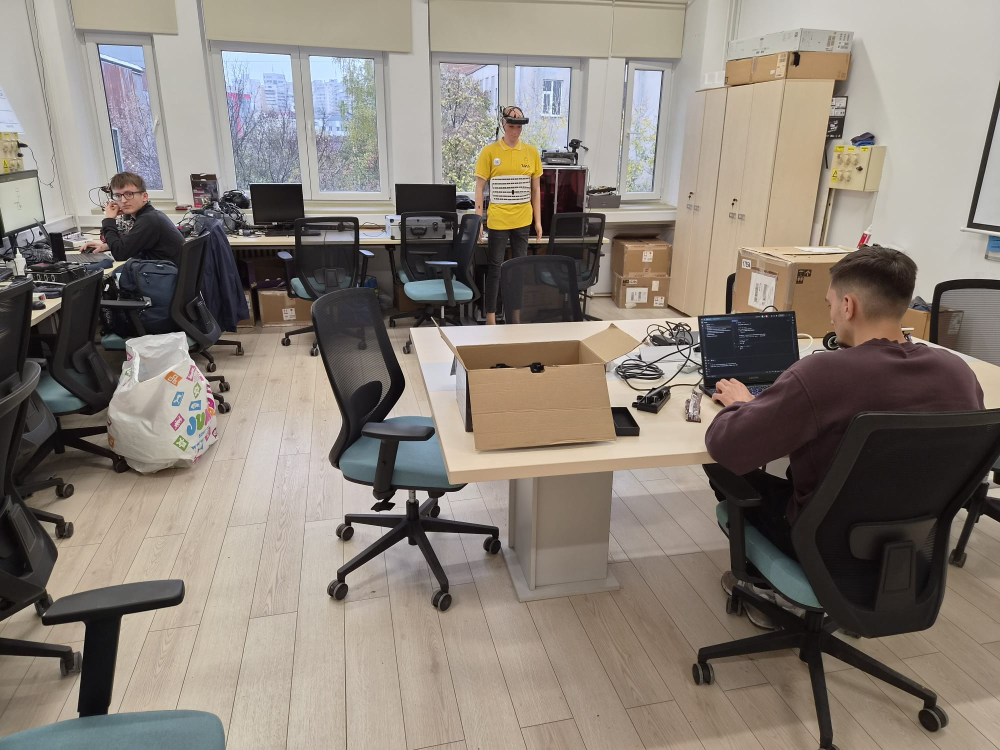
#> input picture Detection/room2.jpeg, 2000 x 1500 px (shown at 1/2 size)
$ python generate_synthetic_depth.py
#> lines starting #> are read from the running program, lines starting #| are printed output that depends on the picture; after the words box and inside, x2 and y2 are one past the last pixel; in counts of white or black regions, pixels touching at a corner belong together
"""Hand-authored depth fixture for room2.jpeg, NOT camera measurements.

Distances and coarse polygons are chosen only for pipeline testing.
Output: space-separated forward Z depths in metres, indexed [row, column].
No detector/server execution or changes are needed to generate this fixture.
"""
from pathlib import Path

import numpy as np
from PIL import Image, ImageDraw


def main():
    folder = Path(__file__).resolve().parent
    with Image.open(folder / "room2.jpeg") as image:
#> image is the input picture: PIL image 2000x1500 RGB; mean R, G, B 136.7, 128.1, 119.2
        width, height = image.size
#> width = 2000; height = 1500
    if (width, height) != (2000, 1500):
        raise ValueError("Polygons were authored for the 2000 x 1500 room2.jpeg")

    yy, xx = np.indices((height, width), dtype=np.float32)
    # Back wall at 5 m; a deliberately simple floor depth ramp toward camera.
    depth = np.broadcast_to(
        np.interp(np.arange(height), [0, 440, 650, 1000, 1499],
                  [5.0, 5.0, 3.5, 2.1, 0.9])[:, None],
        (height, width),
    ).astype(np.float32).copy()

    def surface(points, far, near=None):
        # Coarse synthetic surfaces, not segmentation or learned depth.
#> called with far = 4.2
        mask_image = Image.new("L", (width, height))
#> mask_image: PIL image 2000x1500 L; every value is 0
        ImageDraw.Draw(mask_image).polygon(points, fill=255)
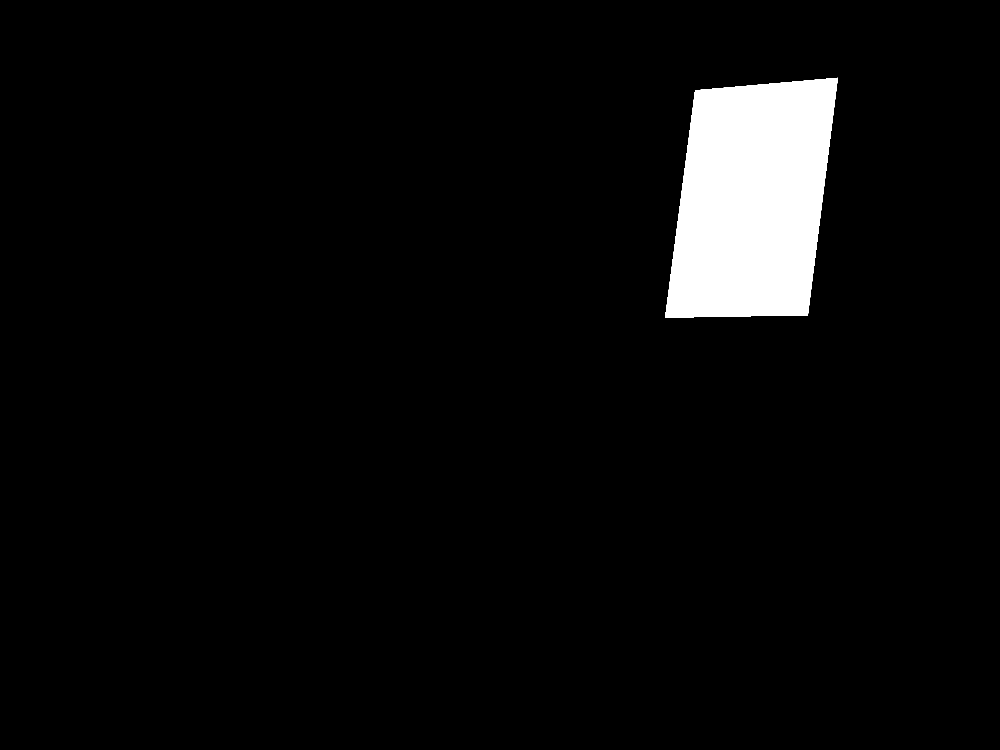
#> mask_image: PIL image 2000x1500 L (shown at 1/2 size); 4.4% white; 1 white region, box (x1, y1, x2, y2) and area: (1330, 155, 1676, 636) 132106
        mask = np.asarray(mask_image) > 0
        top, bottom = min(y for _, y in points), max(y for _, y in points)
#> top = 155; bottom = 635
        t = np.clip((yy - top) / max(1, bottom - top), 0, 1)
        values = far + t * ((far if near is None else near) - far)
#> values: shape (1500, 2000) float32; every value is 4.2
        depth[mask] = np.minimum(depth[mask], values[mask])

    # Cabinet, rear desks, monitors and standing person.
    surface([(1390,180),(1675,155),(1615,630),(1330,635)], 4.2)
    surface([(0,440),(1220,440),(1220,510),(0,670)], 4.3, 3.4)
#> in surface (call 2), `ImageDraw.Draw(mask_image).polygon(points, fill=255)`: mask_image: PIL image 2000x1500 L; 6.1% white; 1 white region, box (x1, y1, x2, y2) and area: (0, 440, 1221, 671) 183831
#> in surface (call 2), `depth[mask] = np.minimum(depth[mask], values[mask])`: depth: shape (1500, 2000) float32; min 0.9, max 5, mean 3.16
    surface([(500,366),(607,366),(607,455),(500,455)], 4.0)
#> in surface (call 3), `ImageDraw.Draw(mask_image).polygon(points, fill=255)`: mask_image: PIL image 2000x1500 L; 0.32% white; 1 white region, box (x1, y1, x2, y2) and area: (500, 366, 608, 456) 9720
#> in surface (call 3), `values = far + t * ((far if near is None else near) - far)`: values: shape (1500, 2000) float32; every value is 4
#> in surface (call 3), `depth[mask] = np.minimum(depth[mask], values[mask])`: depth: shape (1500, 2000) float32; min 0.9, max 5, mean 3.16
    surface([(788,366),(912,367),(914,438),(790,438)], 4.0)
#> in surface (call 4), `ImageDraw.Draw(mask_image).polygon(points, fill=255)`: mask_image: PIL image 2000x1500 L; 0.3% white; 1 white region, box (x1, y1, x2, y2) and area: (788, 366, 915, 439) 8999
#> in surface (call 4), `depth[mask] = np.minimum(depth[mask], values[mask])`: depth: shape (1500, 2000) float32; min 0.9, max 5, mean 3.16
    surface([(983,214),(1040,210),(1085,310),(1086,475),
             (1058,651),(973,650),(949,408),(950,316)], 3.7, 3.5)
#> in surface (call 5), `ImageDraw.Draw(mask_image).polygon(points, fill=255)`: mask_image: PIL image 2000x1500 L; 1.7% white; 1 white region, box (x1, y1, x2, y2) and area: (949, 210, 1087, 652) 50904
#> in surface (call 5), `depth[mask] = np.minimum(depth[mask], values[mask])`: depth: shape (1500, 2000) float32; min 0.9, max 5, mean 3.14
    # Rear chairs and seated person on the left.
    surface([(590,435),(718,435),(733,607),(686,683),(563,677)], 3.5, 3.2)
#> in surface (call 6), `ImageDraw.Draw(mask_image).polygon(points, fill=255)`: mask_image: PIL image 2000x1500 L; 1.2% white; 1 white region, box (x1, y1, x2, y2) and area: (563, 435, 734, 684) 35758
#> in surface (call 6), `depth[mask] = np.minimum(depth[mask], values[mask])`: depth: shape (1500, 2000) float32; min 0.9, max 5, mean 3.14
    surface([(800,429),(966,430),(947,610),(877,681),(780,648)], 3.4, 3.1)
#> in surface (call 7), `ImageDraw.Draw(mask_image).polygon(points, fill=255)`: mask_image: PIL image 2000x1500 L; 1.3% white; 1 white region, box (x1, y1, x2, y2) and area: (780, 429, 967, 682) 37707
#> in surface (call 7), `depth[mask] = np.minimum(depth[mask], values[mask])`: depth: shape (1500, 2000) float32; min 0.9, max 5, mean 3.13
    surface([(1105,425),(1211,427),(1200,566),(1155,640),(1082,607)], 3.5, 3.2)
#> in surface (call 8), `ImageDraw.Draw(mask_image).polygon(points, fill=255)`: mask_image: PIL image 2000x1500 L; 0.71% white; 1 white region, box (x1, y1, x2, y2) and area: (1082, 425, 1212, 641) 21303
#> in surface (call 8), `top, bottom = min(y for _, y in points), max(y for _, y in points)`: top = 425; bottom = 640
#> in surface (call 8), `values = far + t * ((far if near is None else near) - far)`:
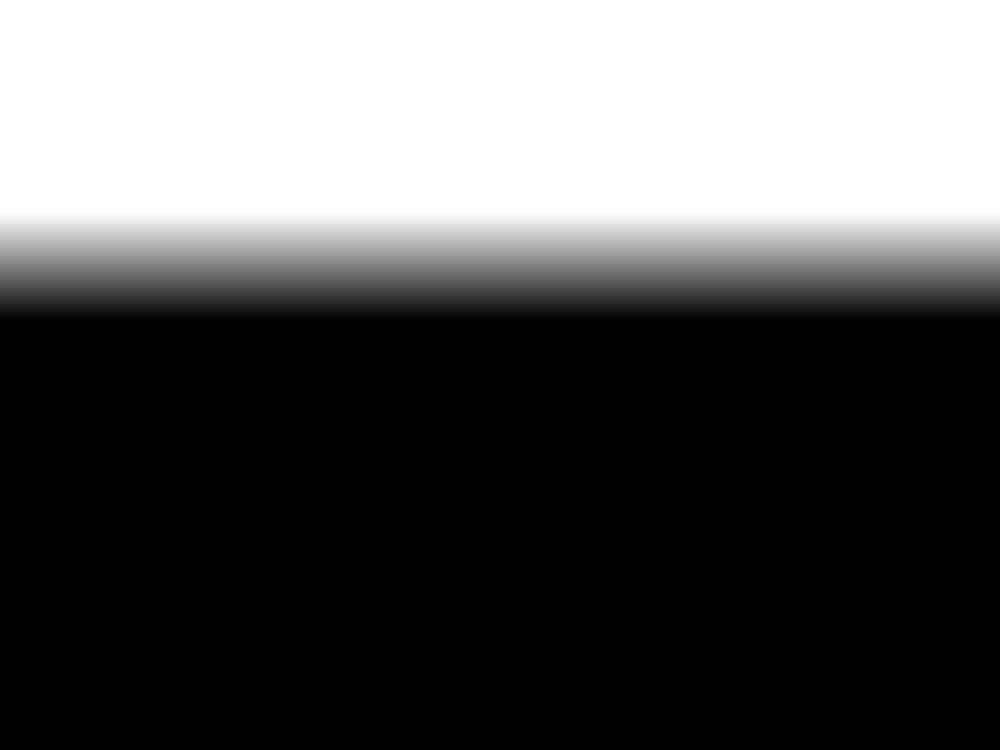
#> values: shape (1500, 2000) float32 (shown at 1/2 size); min 3.2, max 3.5, mean 3.31; drawn with min black and max white
#> in surface (call 8), `depth[mask] = np.minimum(depth[mask], values[mask])`: depth: shape (1500, 2000) float32; min 0.9, max 5, mean 3.12
    surface([(1000,518),(1125,508),(1175,530),(1175,650),(991,653)], 2.9)
#> in surface (call 9), `ImageDraw.Draw(mask_image).polygon(points, fill=255)`:
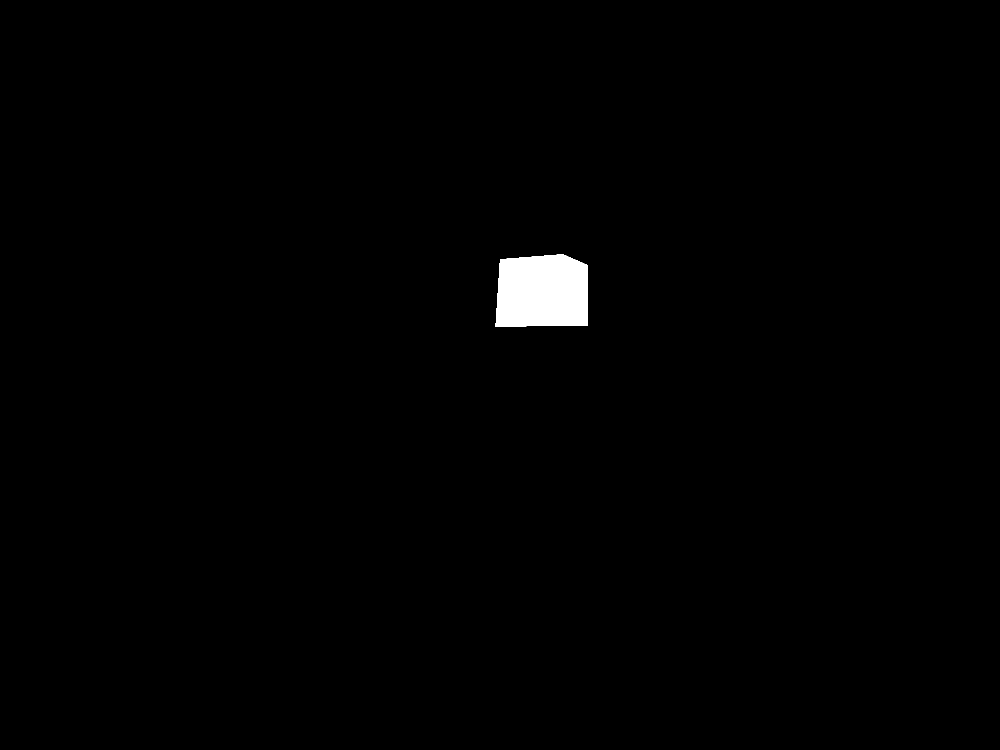
#> mask_image: PIL image 2000x1500 L (shown at 1/2 size); 0.82% white; 1 white region, box (x1, y1, x2, y2) and area: (991, 508, 1176, 654) 24675
#> in surface (call 9), `top, bottom = min(y for _, y in points), max(y for _, y in points)`: top = 508; bottom = 653
#> in surface (call 9), `t = np.clip((yy - top) / max(1, bottom - top), 0, 1)`:
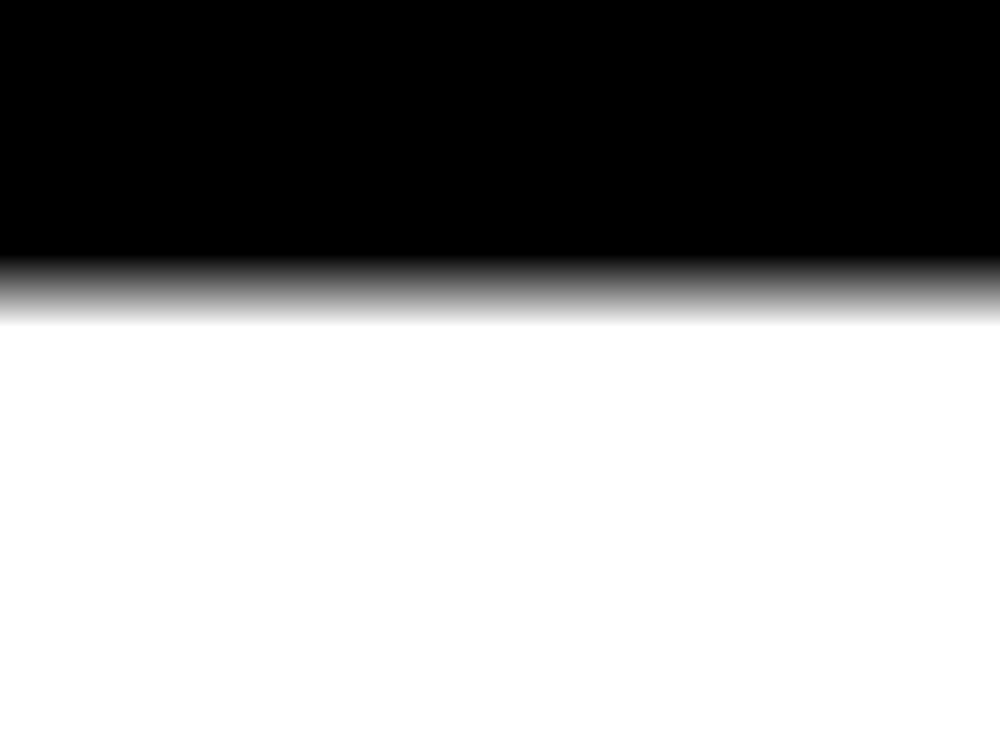
#> t: shape (1500, 2000) float32 (shown at 1/2 size); min 0, max 1, mean 0.613
#> in surface (call 9), `values = far + t * ((far if near is None else near) - far)`: values: shape (1500, 2000) float32; every value is 2.9
#> in surface (call 9), `depth[mask] = np.minimum(depth[mask], values[mask])`:
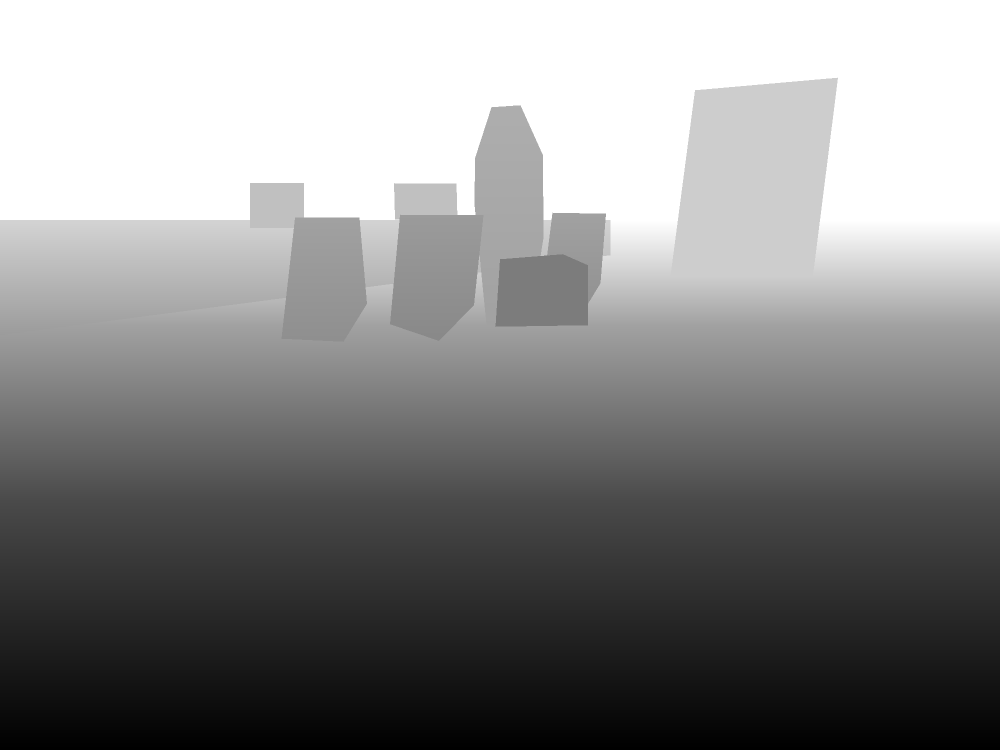
#> depth: shape (1500, 2000) float32 (shown at 1/2 size); min 0.9, max 5, mean 3.12; drawn with min black and max white
    surface([(200,350),(283,344),(365,439),(371,539),(227,560),(157,496)], 3.3)
#> in surface (call 10), `ImageDraw.Draw(mask_image).polygon(points, fill=255)`:
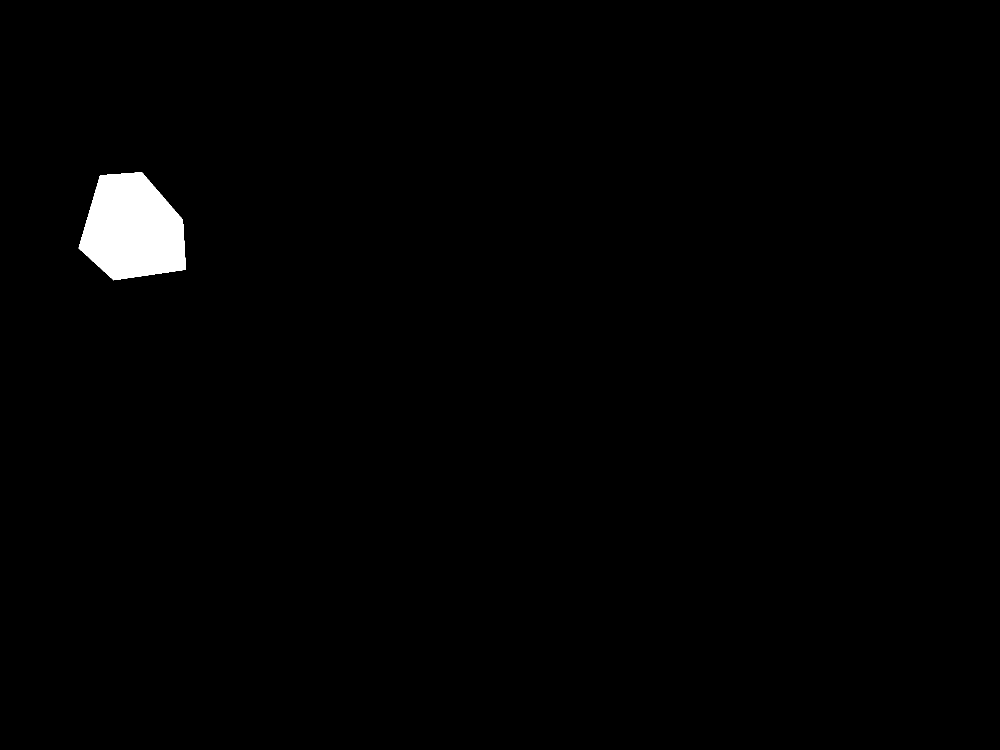
#> mask_image: PIL image 2000x1500 L (shown at 1/2 size); 1.1% white; 1 white region, box (x1, y1, x2, y2) and area: (157, 344, 372, 561) 34275
#> in surface (call 10), `top, bottom = min(y for _, y in points), max(y for _, y in points)`: top = 344; bottom = 560
    surface([(243,480),(388,460),(448,659),(393,779),(201,704)], 2.9, 2.5)
    surface([(115,552),(211,541),(202,701),(257,808),(151,928),(36,814)], 2.6, 2.0)
    surface([(0,575),(63,563),(70,775),(110,904),(0,1030)], 2.3, 1.6)
    # Foreground table and its base.
    surface([(819,651),(1470,623),(1999,808),(1830,955),(920,975)], 2.8, 1.7)
    surface([(1014,940),(1220,934),(1243,1192),(1020,1206)], 1.7)
    # Box and laptop above the table.
    surface([(862,636),(937,699),(1157,680),(1229,647),(1281,687),
             (1215,738),(1231,880),(951,907),(923,766)], 2.35, 1.9)
    surface([(1394,634),(1583,620),(1601,770),(1480,830),(1384,757)], 2.15, 1.9)
    # Central chair, foreground seated person and right chair.
    surface([(622,602),(729,575),(765,601),(810,775),(774,833),
             (867,842),(928,966),(726,997),(670,936),(658,793)], 2.25, 1.65)
    surface([(1669,501),(1762,488),(1839,527),(1827,652),(1914,698),
             (1970,813),(1801,1020),(1517,1052),(1409,924),(1400,821),
             (1470,754),(1585,728),(1668,654),(1640,573)], 1.9, 1.45)
    surface([(1617,862),(1999,812),(1999,1097),(1896,1239),
             (1679,1284),(1490,1198),(1427,1085),(1460,1008)], 1.5, 1.0)
    surface([(0,944),(88,1042),(68,1152),(366,1159),(370,1208),
             (110,1270),(0,1241)], 0.85)
    surface([(0,1477),(227,1426),(443,1436),(459,1499),(0,1499)], 0.65)

    target = folder / "depth_matrix_room2_synthetic.txt"
    np.savetxt(target, depth, fmt="%.3f", header=(
        f"SYNTHETIC Depth Matrix (forward Z in meters; NOT measured) - "
        f"Shape: {height} rows x {width} cols"))
#> (the run stopped early here; a loop or call above may not have finished)
